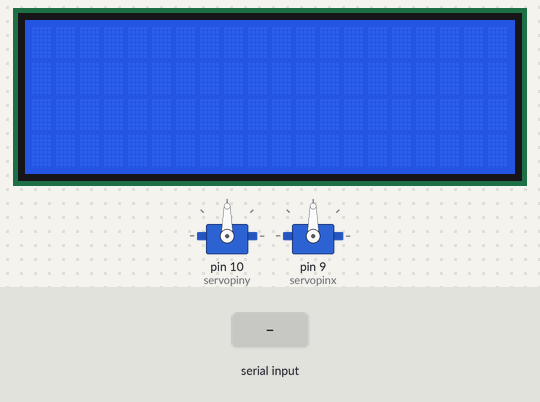
This sketch was run on a simulated Arduino Uno, built with avr-gcc and run on an emulated ATmega328P. Shown: 20×4 character LCD, 2 × servo. The inputs (shaded band) are chosen by the test bench.

Above: at 1.4 s.
1.5 s: "90,45," received over Serial
At 3.1 s:
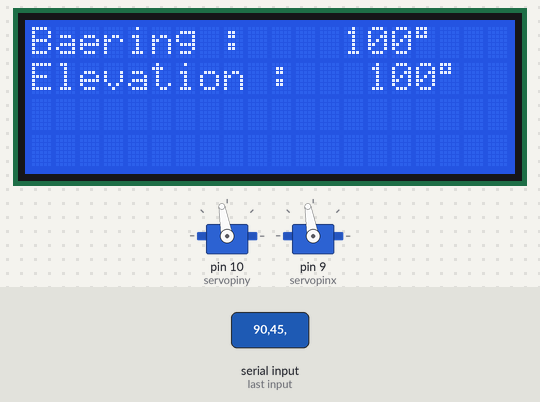
4.0 s: "30,150," received over Serial
At 6.2 s:
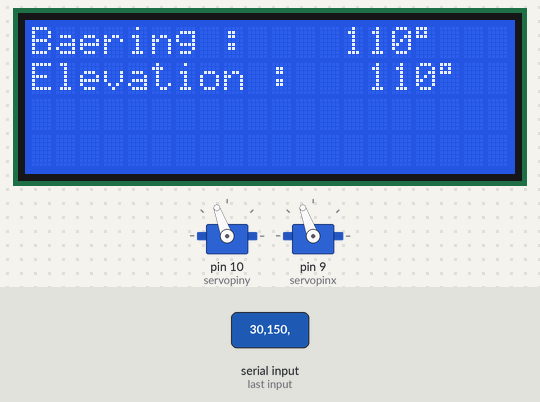
6.5 s: "5," received over Serial
At 8.0 s:
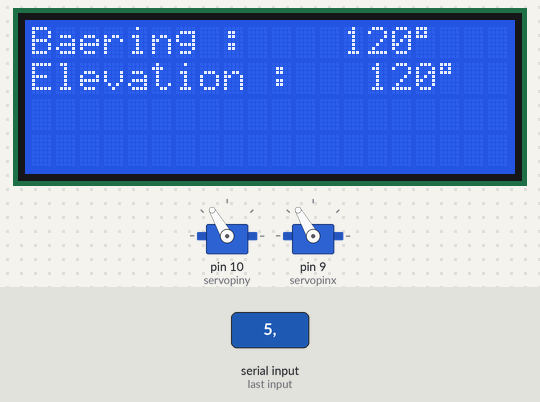
Timing chart, 0 to 9.5 s (numbered marks = the images above; inputs shaded):
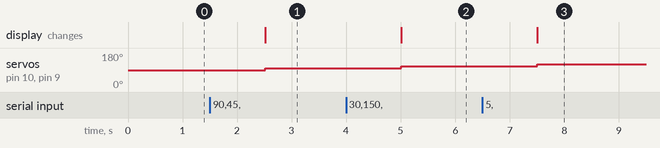

The sketch:

Arduino_Code_1.ino
```cpp
#include <Servo.h>
#include <LiquidCrystal.h>

// initialize the library by associating any needed LCD interface pin
// with the arduino pin number it is connected to
const int rs = 12, en = 11, d4 = 5, d5 = 4, d6 = 3, d7 = 2;
LiquidCrystal lcd(rs, en, d4, d5, d6, d7);

Servo servox;
Servo servoy;

#define servopinx   9   // digital pin for servo x
#define servopiny   10  // digital servo for pin y

#define servocenterx   90  // center po#define  of x servo
#define servocentery   90  // center po#define  of y  servo

#define screenmaxx   1280 // max screen horizontal
#define screenmaxy   720    // max screen vertical

#define servomaxx   180   // max degree servo horizontal (x) can turn
#define servomaxy   180

#define distancex  10 // x servo rotation steps
#define distancey  10  // y servo rotation steps

int valx = 0;
int valy = 0;
int posx = 0;
int posy = 0;
int incx = 20;
int incy = 20;

void setup() {

  // put your setup code here, to run once:
  Serial.begin(9600);
  lcd.begin(20, 4);

  pinMode(servopinx, OUTPUT);
  pinMode(servopiny, OUTPUT);

  servoy.attach(servopiny);
  servox.attach(servopinx);

  servox.write(servocenterx);
  delay(100);
  servoy.write(servocentery);
  delay(100);

}

void loop() {

  // put your main code here, to run repeatedly:
  while (Serial.available() > 0)
  {
    String Xcord = Serial.readStringUntil(',');
    String Ycord = Serial.readStringUntil('\0');

    int XC = Xcord.toInt();
    int YC = Ycord.toInt();

    valx = word (XC);
    valy = word(YC);

    posx = servox.read();
    posy = servoy.read();

    if (valx < (screenmaxx / 2 - incx)) {
      if ( posx >= incx ) posx += distancex;
    }
    else if (valx > screenmaxx / 2 + incx) {
      if (posx <= servomaxx - incx) posx -= distancex;
    }
    if (valy < (screenmaxy / 2 - incy)) {
      if (posy >= 5)posy += distancey;
    }
    else if (valy > (screenmaxy / 2 + incy)) {
      if (posy <= 175)posy -= distancey;
    }

    servox.write(posx);
    servoy.write(posy);

    lcd.clear();
    lcd.setCursor(0, 0);


    lcd.print("Baering :    ");
    // lcd.setCursor(4,0);
    lcd.print(posx); //add 0.11 to calibration and show us 0.00V when no load connected
    //lcd.setCursor(10,0);
    lcd.print((char)223);//unit for the current to be measured
    lcd.setCursor(0, 1);
    lcd.print("Elevation :   ");
    //lcd.setCursor(4,1);
    lcd.print(posy);
    //lcd.setCursor(9,1);
    lcd.print((char)223);

  }
}
```

Measured:
- after the input at 1.5 s, servo on pin 10 (servopiny), servo on pin 9 (servopinx): 90° → 100° after 1.0 s; the display: changes after 1.0 s (image 1)
- after the input at 4.0 s, servo on pin 10 (servopiny), servo on pin 9 (servopinx): 100° → 110° after 1.0 s; the display: changes after 1.0 s (image 2)
- after the input at 6.5 s, servo on pin 10 (servopiny), servo on pin 9 (servopinx): 110° → 120° after 1.0 s; the display: changes after 1.0 s (image 3)
